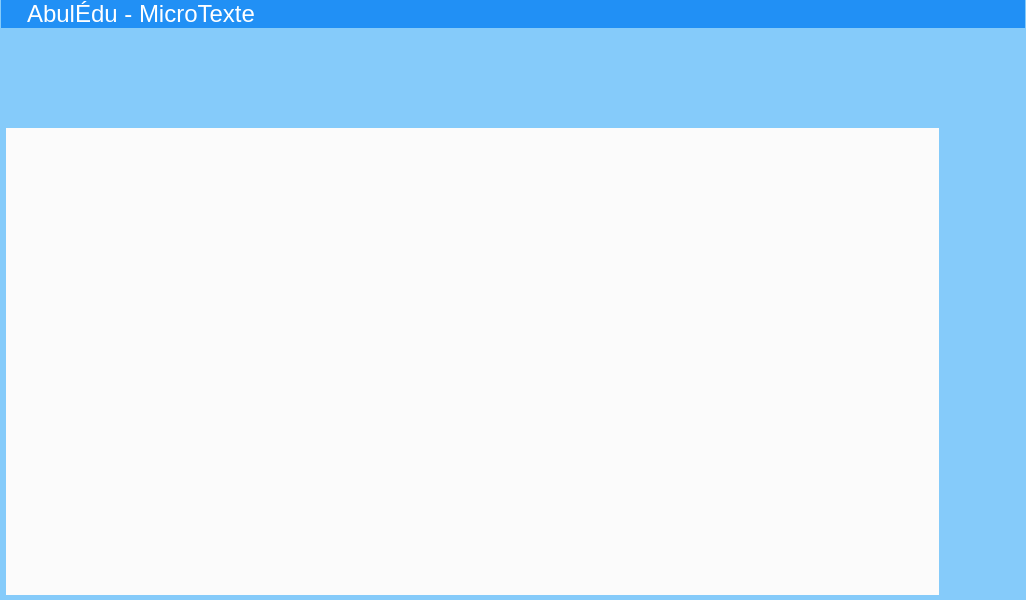
<?xml version="1.0" encoding="UTF-8"?>
<ui version="4.0">
 <class>MainWindow</class>
 <widget class="QMainWindow" name="MainWindow">
  <property name="geometry">
   <rect>
    <x>0</x>
    <y>0</y>
    <width>1026</width>
    <height>600</height>
   </rect>
  </property>
  <property name="sizePolicy">
   <sizepolicy hsizetype="Expanding" vsizetype="Expanding">
    <horstretch>0</horstretch>
    <verstretch>0</verstretch>
   </sizepolicy>
  </property>
  <property name="windowTitle">
   <string>Mini traitement de texte pour AbulÉdu</string>
  </property>
  <property name="styleSheet">
   <string notr="true">QToolBar {
  background-color: qlineargradient(spread:pad, x1:0, y1:0, x2:0, y2:1, stop:0 rgba(2, 141, 255, 255), stop:1 rgba(56, 167, 255, 227));
}
</string>
  </property>
  <widget class="QWidget" name="centralWidget">
   <property name="styleSheet">
    <string notr="true">QWidget #centralWidget {
  background-color: #85cbfa;
}</string>
   </property>
   <layout class="QGridLayout" name="gridLayout_2">
    <property name="leftMargin">
     <number>1</number>
    </property>
    <property name="topMargin">
     <number>0</number>
    </property>
    <property name="rightMargin">
     <number>1</number>
    </property>
    <property name="bottomMargin">
     <number>0</number>
    </property>
    <property name="spacing">
     <number>0</number>
    </property>
    <item row="3" column="0">
     <widget class="QStackedWidget" name="stackedWidget">
      <property name="currentIndex">
       <number>0</number>
      </property>
      <widget class="QWidget" name="pageTexte">
       <property name="enabled">
        <bool>true</bool>
       </property>
       <property name="focusPolicy">
        <enum>Qt::NoFocus</enum>
       </property>
       <layout class="QGridLayout" name="gridLayout_4">
        <property name="leftMargin">
         <number>0</number>
        </property>
        <property name="topMargin">
         <number>0</number>
        </property>
        <property name="rightMargin">
         <number>0</number>
        </property>
        <property name="bottomMargin">
         <number>5</number>
        </property>
        <property name="spacing">
         <number>0</number>
        </property>
        <item row="0" column="0">
         <spacer name="horizontalSpacer_2">
          <property name="orientation">
           <enum>Qt::Horizontal</enum>
          </property>
          <property name="sizeType">
           <enum>QSizePolicy::Fixed</enum>
          </property>
          <property name="sizeHint" stdset="0">
           <size>
            <width>5</width>
            <height>20</height>
           </size>
          </property>
         </spacer>
        </item>
        <item row="0" column="1" rowspan="2">
         <layout class="QHBoxLayout" name="horizontalLayout_4">
          <item>
           <widget class="QTextEdit" name="teZoneTexte">
            <property name="font">
             <font>
              <family>Andika</family>
              <pointsize>30</pointsize>
              <weight>50</weight>
              <italic>false</italic>
              <bold>false</bold>
             </font>
            </property>
            <property name="cursor" stdset="0">
             <cursorShape>IBeamCursor</cursorShape>
            </property>
            <property name="focusPolicy">
             <enum>Qt::StrongFocus</enum>
            </property>
            <property name="styleSheet">
             <string notr="true">background-color:#fbfbfb;
font: 30pt &quot;Andika&quot;;</string>
            </property>
            <property name="frameShape">
             <enum>QFrame::NoFrame</enum>
            </property>
            <property name="lineWidth">
             <number>0</number>
            </property>
            <property name="horizontalScrollBarPolicy">
             <enum>Qt::ScrollBarAlwaysOff</enum>
            </property>
            <property name="autoFormatting">
             <set>QTextEdit::AutoNone</set>
            </property>
            <property name="html">
             <string notr="true">&lt;!DOCTYPE HTML PUBLIC &quot;-//W3C//DTD HTML 4.0//EN&quot; &quot;http://www.w3.org/TR/REC-html40/strict.dtd&quot;&gt;
&lt;html&gt;&lt;head&gt;&lt;meta name=&quot;qrichtext&quot; content=&quot;1&quot; /&gt;&lt;style type=&quot;text/css&quot;&gt;
p, li { white-space: pre-wrap; }
&lt;/style&gt;&lt;/head&gt;&lt;body style=&quot; font-family:'Andika'; font-size:30pt; font-weight:400; font-style:normal;&quot;&gt;
&lt;p style=&quot;-qt-paragraph-type:empty; margin-top:0px; margin-bottom:0px; margin-left:0px; margin-right:0px; -qt-block-indent:0; text-indent:0px;&quot;&gt;&lt;br /&gt;&lt;/p&gt;&lt;/body&gt;&lt;/html&gt;</string>
            </property>
            <property name="cursorWidth">
             <number>2</number>
            </property>
           </widget>
          </item>
          <item>
           <widget class="QFrame" name="frmControlAudio">
            <property name="minimumSize">
             <size>
              <width>75</width>
              <height>200</height>
             </size>
            </property>
            <property name="frameShape">
             <enum>QFrame::NoFrame</enum>
            </property>
            <property name="frameShadow">
             <enum>QFrame::Raised</enum>
            </property>
           </widget>
          </item>
         </layout>
        </item>
        <item row="1" column="2">
         <spacer name="horizontalSpacer_3">
          <property name="orientation">
           <enum>Qt::Horizontal</enum>
          </property>
          <property name="sizeType">
           <enum>QSizePolicy::Fixed</enum>
          </property>
          <property name="sizeHint" stdset="0">
           <size>
            <width>5</width>
            <height>20</height>
           </size>
          </property>
         </spacer>
        </item>
       </layout>
      </widget>
      <widget class="QWidget" name="pageBoxFileManager">
       <layout class="QGridLayout" name="gridLayout">
        <property name="leftMargin">
         <number>0</number>
        </property>
        <property name="topMargin">
         <number>0</number>
        </property>
        <property name="rightMargin">
         <number>0</number>
        </property>
        <property name="bottomMargin">
         <number>0</number>
        </property>
        <property name="spacing">
         <number>0</number>
        </property>
        <item row="0" column="0">
         <widget class="AbulEduBoxFileManagerV1" name="abeBoxFileManager" native="true"/>
        </item>
       </layout>
      </widget>
      <widget class="QWidget" name="pageMediathequeGet">
       <layout class="QGridLayout" name="gridLayout_3">
        <property name="leftMargin">
         <number>0</number>
        </property>
        <property name="topMargin">
         <number>0</number>
        </property>
        <property name="rightMargin">
         <number>0</number>
        </property>
        <property name="bottomMargin">
         <number>0</number>
        </property>
        <property name="spacing">
         <number>0</number>
        </property>
        <item row="0" column="0">
         <widget class="AbulEduMediathequeGetV1" name="abeMediathequeGet" native="true"/>
        </item>
       </layout>
      </widget>
      <widget class="QWidget" name="pagePrint">
       <layout class="QGridLayout" name="gridLayout_8">
        <property name="leftMargin">
         <number>0</number>
        </property>
        <property name="topMargin">
         <number>0</number>
        </property>
        <property name="rightMargin">
         <number>0</number>
        </property>
        <property name="bottomMargin">
         <number>0</number>
        </property>
        <property name="spacing">
         <number>0</number>
        </property>
        <item row="0" column="0">
         <layout class="QGridLayout" name="glPrint"/>
        </item>
       </layout>
      </widget>
      <widget class="AbulEduAproposV1" name="pageAbout"/>
     </widget>
    </item>
    <item row="1" column="0">
     <widget class="QFrame" name="frTopMicroTexte">
      <property name="minimumSize">
       <size>
        <width>0</width>
        <height>100</height>
       </size>
      </property>
      <property name="maximumSize">
       <size>
        <width>16777215</width>
        <height>90</height>
       </size>
      </property>
      <property name="styleSheet">
       <string notr="true">#btnCursiveMicroTexte,
#btnDecreasePoliceMicroTexte,
#btnIncreasePoliceMicroTexte,
#btnHelpMicroTexte, 
#btnMajusculeMicroTexte,
#btnMinusculeMicroTexte,
#btnNewMicroTexte,
#btnOpenMicroTexte,
#btnPrintMicroTexte,
#btnQuitMicroTexte,
#btnSaveMicroTexte{
background-color: #85cbfa;
border-radius : 5px;
}
#btnCursiveMicroTexte::checked,
#btnMajusculeMicroTexte::checked,
#btnMinusculeMicroTexte::checked,
#btnDecreasePoliceMicroTexte::pressed,
#btnIncreasePoliceMicroTexte::pressed,
#btnHelpMicroTexte::pressed,
#btnNewMicroTexte::pressed,
#btnOpenMicroTexte::pressed,
#btnPrintMicroTexte::pressed,
#btnQuitMicroTexte::pressed,
#btnSaveMicroTexte::pressed {
background-color:#0D90F6;
}
</string>
      </property>
      <property name="frameShape">
       <enum>QFrame::NoFrame</enum>
      </property>
      <property name="frameShadow">
       <enum>QFrame::Raised</enum>
      </property>
      <property name="lineWidth">
       <number>0</number>
      </property>
      <layout class="QHBoxLayout" name="horizontalLayout_6">
       <property name="spacing">
        <number>0</number>
       </property>
       <property name="leftMargin">
        <number>0</number>
       </property>
       <property name="topMargin">
        <number>0</number>
       </property>
       <property name="rightMargin">
        <number>0</number>
       </property>
       <property name="bottomMargin">
        <number>0</number>
       </property>
       <item>
        <widget class="QToolButton" name="btnNewMicroTexte">
         <property name="minimumSize">
          <size>
           <width>78</width>
           <height>78</height>
          </size>
         </property>
         <property name="maximumSize">
          <size>
           <width>78</width>
           <height>78</height>
          </size>
         </property>
         <property name="focusPolicy">
          <enum>Qt::NoFocus</enum>
         </property>
         <property name="toolTip">
          <string/>
         </property>
         <property name="whatsThis">
          <string notr="true">new</string>
         </property>
         <property name="styleSheet">
          <string notr="true">image: url(:/abuledutextev1/buttons/new); 
</string>
         </property>
         <property name="text">
          <string/>
         </property>
         <property name="iconSize">
          <size>
           <width>64</width>
           <height>64</height>
          </size>
         </property>
        </widget>
       </item>
       <item>
        <widget class="QToolButton" name="btnOpenMicroTexte">
         <property name="minimumSize">
          <size>
           <width>78</width>
           <height>78</height>
          </size>
         </property>
         <property name="maximumSize">
          <size>
           <width>78</width>
           <height>78</height>
          </size>
         </property>
         <property name="focusPolicy">
          <enum>Qt::NoFocus</enum>
         </property>
         <property name="toolTip">
          <string/>
         </property>
         <property name="whatsThis">
          <string notr="true">open</string>
         </property>
         <property name="styleSheet">
          <string notr="true">image: url(:/abuledutextev1/buttons/open);</string>
         </property>
         <property name="text">
          <string/>
         </property>
        </widget>
       </item>
       <item>
        <widget class="QToolButton" name="btnSaveMicroTexte">
         <property name="minimumSize">
          <size>
           <width>78</width>
           <height>78</height>
          </size>
         </property>
         <property name="maximumSize">
          <size>
           <width>78</width>
           <height>78</height>
          </size>
         </property>
         <property name="focusPolicy">
          <enum>Qt::NoFocus</enum>
         </property>
         <property name="toolTip">
          <string/>
         </property>
         <property name="whatsThis">
          <string notr="true">save</string>
         </property>
         <property name="styleSheet">
          <string notr="true">image: url(:/abuledutextev1/buttons/save);
</string>
         </property>
         <property name="text">
          <string/>
         </property>
        </widget>
       </item>
       <item>
        <widget class="QToolButton" name="btnMajusculeMicroTexte">
         <property name="minimumSize">
          <size>
           <width>78</width>
           <height>78</height>
          </size>
         </property>
         <property name="maximumSize">
          <size>
           <width>78</width>
           <height>78</height>
          </size>
         </property>
         <property name="focusPolicy">
          <enum>Qt::NoFocus</enum>
         </property>
         <property name="toolTip">
          <string/>
         </property>
         <property name="whatsThis">
          <string notr="true">new</string>
         </property>
         <property name="styleSheet">
          <string notr="true">image: url(:/abuledutextev1/buttons/capitale);
</string>
         </property>
         <property name="text">
          <string/>
         </property>
         <property name="checkable">
          <bool>true</bool>
         </property>
         <property name="autoExclusive">
          <bool>true</bool>
         </property>
        </widget>
       </item>
       <item>
        <widget class="QToolButton" name="btnMinusculeMicroTexte">
         <property name="minimumSize">
          <size>
           <width>78</width>
           <height>78</height>
          </size>
         </property>
         <property name="maximumSize">
          <size>
           <width>78</width>
           <height>78</height>
          </size>
         </property>
         <property name="focusPolicy">
          <enum>Qt::NoFocus</enum>
         </property>
         <property name="toolTip">
          <string/>
         </property>
         <property name="whatsThis">
          <string notr="true">new</string>
         </property>
         <property name="styleSheet">
          <string notr="true">image: url(:/abuledutextev1/buttons/mini);
</string>
         </property>
         <property name="text">
          <string/>
         </property>
         <property name="checkable">
          <bool>true</bool>
         </property>
         <property name="autoExclusive">
          <bool>true</bool>
         </property>
        </widget>
       </item>
       <item>
        <widget class="QToolButton" name="btnCursiveMicroTexte">
         <property name="minimumSize">
          <size>
           <width>78</width>
           <height>78</height>
          </size>
         </property>
         <property name="maximumSize">
          <size>
           <width>78</width>
           <height>78</height>
          </size>
         </property>
         <property name="focusPolicy">
          <enum>Qt::NoFocus</enum>
         </property>
         <property name="toolTip">
          <string/>
         </property>
         <property name="whatsThis">
          <string notr="true"/>
         </property>
         <property name="styleSheet">
          <string notr="true">image: url(:/abuledutextev1/buttons/manuscrit);
</string>
         </property>
         <property name="text">
          <string/>
         </property>
         <property name="checkable">
          <bool>true</bool>
         </property>
         <property name="checked">
          <bool>false</bool>
         </property>
         <property name="autoExclusive">
          <bool>true</bool>
         </property>
        </widget>
       </item>
       <item>
        <widget class="QToolButton" name="btnDecreasePoliceMicroTexte">
         <property name="minimumSize">
          <size>
           <width>78</width>
           <height>78</height>
          </size>
         </property>
         <property name="maximumSize">
          <size>
           <width>78</width>
           <height>78</height>
          </size>
         </property>
         <property name="focusPolicy">
          <enum>Qt::NoFocus</enum>
         </property>
         <property name="whatsThis">
          <string notr="true">print</string>
         </property>
         <property name="styleSheet">
          <string notr="true">image: url(:/abuledutextev1/buttons/decrease);
</string>
         </property>
         <property name="text">
          <string/>
         </property>
        </widget>
       </item>
       <item>
        <widget class="QToolButton" name="btnIncreasePoliceMicroTexte">
         <property name="minimumSize">
          <size>
           <width>78</width>
           <height>78</height>
          </size>
         </property>
         <property name="maximumSize">
          <size>
           <width>78</width>
           <height>78</height>
          </size>
         </property>
         <property name="focusPolicy">
          <enum>Qt::NoFocus</enum>
         </property>
         <property name="whatsThis">
          <string notr="true">print</string>
         </property>
         <property name="styleSheet">
          <string notr="true">image: url(:/abuledutextev1/buttons/increase);
</string>
         </property>
         <property name="text">
          <string/>
         </property>
        </widget>
       </item>
       <item>
        <widget class="QToolButton" name="btnPrintMicroTexte">
         <property name="minimumSize">
          <size>
           <width>78</width>
           <height>78</height>
          </size>
         </property>
         <property name="maximumSize">
          <size>
           <width>78</width>
           <height>78</height>
          </size>
         </property>
         <property name="focusPolicy">
          <enum>Qt::NoFocus</enum>
         </property>
         <property name="whatsThis">
          <string notr="true">print</string>
         </property>
         <property name="styleSheet">
          <string notr="true">image: url(:/abuledutextev1/buttons/print);
</string>
         </property>
         <property name="text">
          <string/>
         </property>
        </widget>
       </item>
       <item>
        <widget class="QToolButton" name="btnHelpMicroTexte">
         <property name="minimumSize">
          <size>
           <width>78</width>
           <height>78</height>
          </size>
         </property>
         <property name="maximumSize">
          <size>
           <width>78</width>
           <height>78</height>
          </size>
         </property>
         <property name="focusPolicy">
          <enum>Qt::NoFocus</enum>
         </property>
         <property name="whatsThis">
          <string notr="true">help</string>
         </property>
         <property name="styleSheet">
          <string notr="true">image: url(:/abuledutextev1/buttons/help);
</string>
         </property>
         <property name="text">
          <string/>
         </property>
        </widget>
       </item>
       <item>
        <widget class="QToolButton" name="btnQuitMicroTexte">
         <property name="minimumSize">
          <size>
           <width>78</width>
           <height>78</height>
          </size>
         </property>
         <property name="maximumSize">
          <size>
           <width>78</width>
           <height>78</height>
          </size>
         </property>
         <property name="focusPolicy">
          <enum>Qt::NoFocus</enum>
         </property>
         <property name="toolTip">
          <string/>
         </property>
         <property name="whatsThis">
          <string notr="true">quit</string>
         </property>
         <property name="styleSheet">
          <string notr="true">image: url(:/abuledutextev1/buttons/quit);
</string>
         </property>
         <property name="text">
          <string/>
         </property>
        </widget>
       </item>
       <item>
        <spacer name="horizontalSpacer_4">
         <property name="orientation">
          <enum>Qt::Horizontal</enum>
         </property>
         <property name="sizeHint" stdset="0">
          <size>
           <width>40</width>
           <height>20</height>
          </size>
         </property>
        </spacer>
       </item>
      </layout>
     </widget>
    </item>
    <item row="0" column="0">
     <widget class="QLabel" name="lblTitreMicroTexte">
      <property name="maximumSize">
       <size>
        <width>16777215</width>
        <height>40</height>
       </size>
      </property>
      <property name="styleSheet">
       <string notr="true">QLabel {
padding-left:20px;
background-color: #2190f5;
color:white;
font-size:24px;

}</string>
      </property>
      <property name="text">
       <string>AbulÉdu - MicroTexte</string>
      </property>
     </widget>
    </item>
   </layout>
  </widget>
 </widget>
 <layoutdefault spacing="6" margin="11"/>
 <customwidgets>
  <customwidget>
   <class>AbulEduBoxFileManagerV1</class>
   <extends>QWidget</extends>
   <header>abuleduboxfilemanagerv1.h</header>
   <container>1</container>
  </customwidget>
  <customwidget>
   <class>AbulEduMediathequeGetV1</class>
   <extends>QWidget</extends>
   <header>abuledumediathequegetv1.h</header>
   <container>1</container>
  </customwidget>
  <customwidget>
   <class>AbulEduAproposV1</class>
   <extends>QWidget</extends>
   <header>abuleduaproposv1.h</header>
   <container>1</container>
  </customwidget>
 </customwidgets>
 <resources/>
 <connections/>
</ui>
